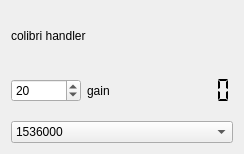
<?xml version="1.0" encoding="UTF-8"?>
<ui version="4.0">
 <class>colibriWidget</class>
 <widget class="QWidget" name="colibriWidget">
  <property name="geometry">
   <rect>
    <x>0</x>
    <y>0</y>
    <width>244</width>
    <height>154</height>
   </rect>
  </property>
  <property name="windowTitle">
   <string>lime control</string>
  </property>
  <layout class="QVBoxLayout" name="verticalLayout">
   <item>
    <widget class="QLabel" name="deviceLabel">
     <property name="text">
      <string>colibri handler</string>
     </property>
    </widget>
   </item>
   <item>
    <layout class="QHBoxLayout" name="horizontalLayout">
     <item>
      <widget class="QSpinBox" name="gainSelector">
       <property name="maximum">
        <number>73</number>
       </property>
       <property name="value">
        <number>20</number>
       </property>
      </widget>
     </item>
     <item>
      <widget class="QLabel" name="labelSpinbox_1">
       <property name="text">
        <string>gain</string>
       </property>
      </widget>
     </item>
     <item>
      <widget class="QLCDNumber" name="actualGain">
       <property name="frameShape">
        <enum>QFrame::NoFrame</enum>
       </property>
       <property name="segmentStyle">
        <enum>QLCDNumber::Flat</enum>
       </property>
      </widget>
     </item>
    </layout>
   </item>
   <item>
    <widget class="QComboBox" name="rateSelector">
     <item>
      <property name="text">
       <string>1536000</string>
      </property>
     </item>
     <item>
      <property name="text">
       <string>192000</string>
      </property>
     </item>
     <item>
      <property name="text">
       <string>384000</string>
      </property>
     </item>
     <item>
      <property name="text">
       <string>768000</string>
      </property>
     </item>
     <item>
      <property name="text">
       <string>1920000</string>
      </property>
     </item>
     <item>
      <property name="text">
       <string>2560000</string>
      </property>
     </item>
     <item>
      <property name="text">
       <string>3072000</string>
      </property>
     </item>
    </widget>
   </item>
  </layout>
 </widget>
 <resources/>
 <connections/>
</ui>
